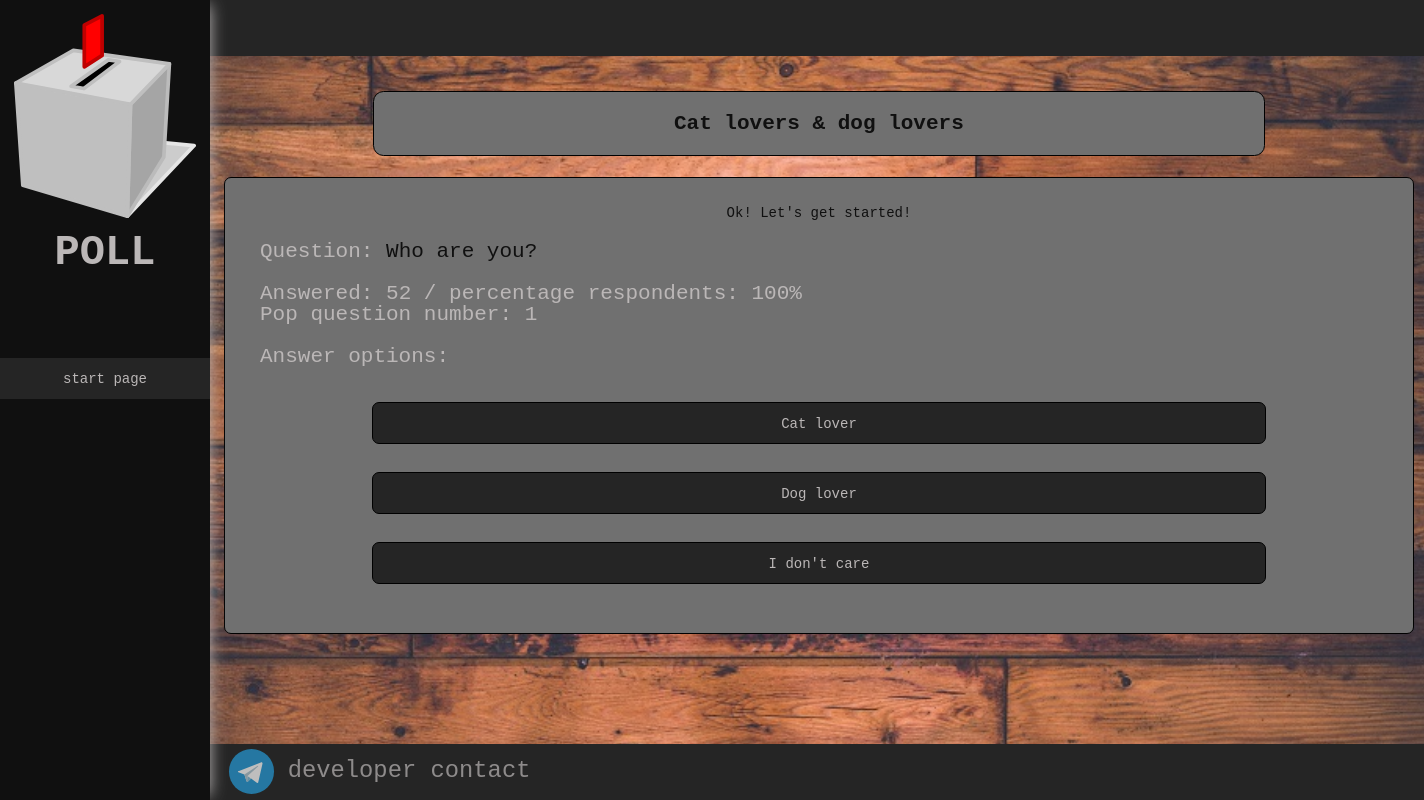
Before: /poll/?poll_pk=1&is_start=True with the older database file.
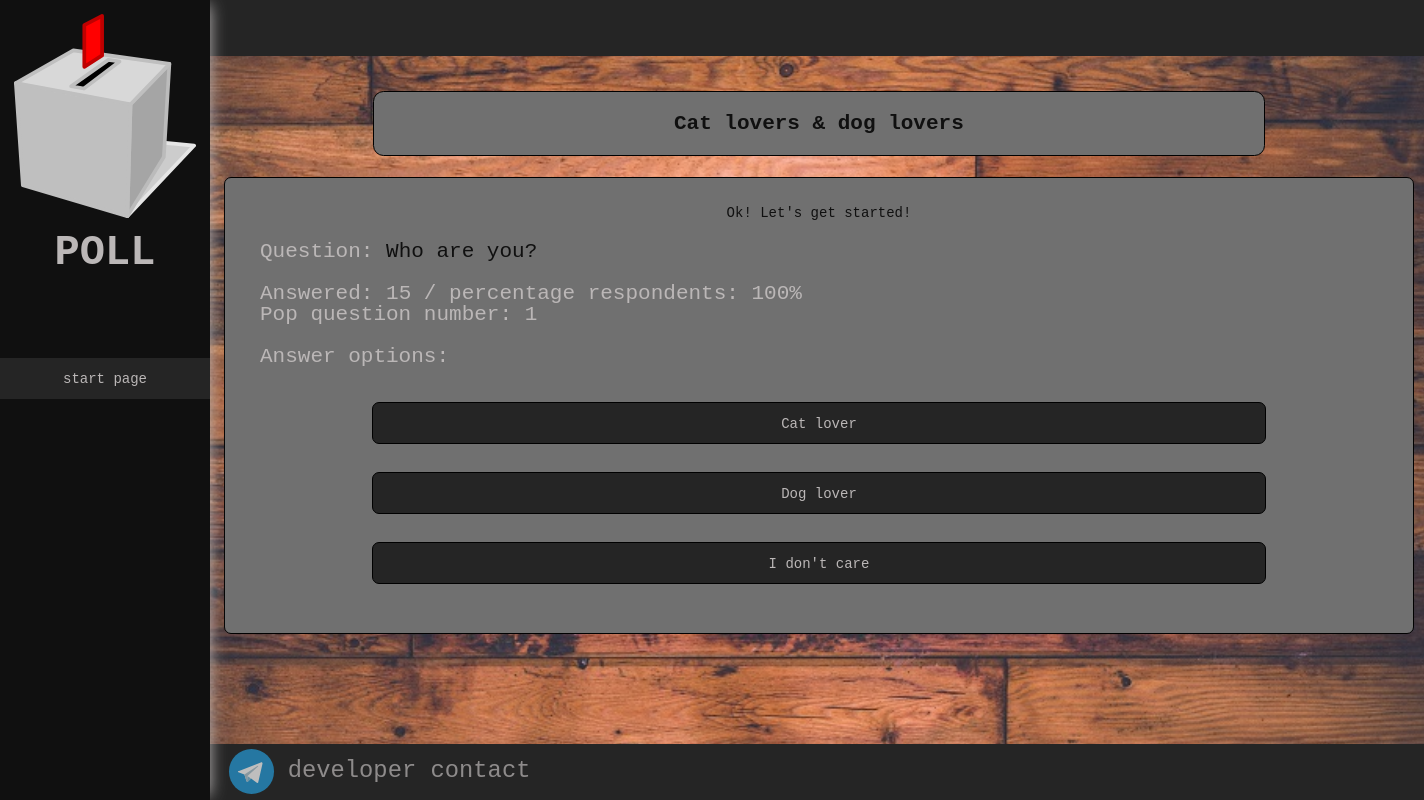
After: the same page with the newer database file.
### polls/models.py (models this page shows, shortened)
class Poll(models.Model):
    subject = models.CharField(max_length=500)
    description = models.TextField()
    participants = models.PositiveIntegerField(default=0)

class Question(models.Model):
    context = models.TextField()
    poll = models.ForeignKey(Poll, on_delete=CASCADE)
    is_start = models.BooleanField(default=False)
    participants = models.PositiveIntegerField(default=0)

class Answer(models.Model):
    context = models.TextField()
    question = models.ForeignKey(Question, on_delete=CASCADE, related_name='current_question')
    next_question = models.ForeignKey(Question, on_delete=models.CASCADE, related_name='next_question', **NULLABLE)
    participants = models.PositiveIntegerField(default=0)

### polls/views.py (the view)
# urls.py: path('poll/', views.poll, name='poll'),
def poll(request):
    current_poll_pk = request.GET.get('poll_pk')
    current_poll = Poll.objects.get(pk=current_poll_pk)
    if request.GET.get('is_start'):
        create_session(current_poll)
    session_data = handle_session_data(request)
    if session_data['next_question_pk']:
        message = NEXT_QUESTION_MESSAGE
        question = Question.objects.get(pk=session_data['next_question_pk'])
        answers = Answer.objects.filter(question=question)
    elif session_data['is_start']:
        message = FIRST_QUESTION_MESSAGE
        question = Question.objects.filter(poll=current_poll, is_start=True).first()
        answers = Answer.objects.filter(question=question)
    else:
        message = COMPLETED_SURVEY_MESSAGE
        question = None
        answers = None
    question_statistics = None
    if question:
        question_statistics = poll_session.session.get_question_statistics(question)
    question_numbers = poll_session.session.get_questions_numbers()
    question_pk = -1
    if question:
        question_pk = question.pk
    context = {
        'title': 'poll',
        'poll': current_poll,
        'question': question,
        'answers': answers,
        'message': message,
        'statistics': question_statistics,
        'question_pk': question_pk,
        'question_numbers': question_numbers,
    }
    return render(request, 'polls/poll.html', context)

### polls/poll_session/poll_session.py (called while the page is built)
    def update_statistic(self, question_pk, answer_pk):
        if question_pk:
            self.questions[question_pk] = self.questions.get(question_pk, 0) + 1
        if answer_pk:
            self.answers[answer_pk] = self.answers.get(answer_pk, 0) + 1

    def get_question_statistics(self, question):
        percentage_poll_participants = 0
        if self.poll.participants and question.participants:
            percentage_poll_participants = int((100 / self.poll.participants) * question.participants)
        return {
            'poll_participants': self.poll.participants,
            'question_participants': question.participants,
            'percentage_poll_participants': percentage_poll_participants,
        }

    def get_questions_numbers(self):
        questions = Question.objects.filter(poll=self.poll).order_by('-participants')
        numbers = {}
        prev_question = None
        prev_number = 1
        for question in questions:
            if prev_question and question.participants == prev_question.participants:
                numbers[question.pk] = prev_number
            elif prev_question and question.participants != prev_question.participants:
                numbers[question.pk] = prev_number + 1
                prev_question = question
                prev_number += 1
            else:
                numbers[question.pk] = prev_number
                prev_question = question
        return numbers

### polls/templatetags/site_sections_tags.py (called while the page is built)
@register.simple_tag()
def get_site_sections():
    return SITE_SECTIONS

### polls/views.py (called while the page is built)
def create_session(current_poll):
    poll_session.session = poll_session.PollSession(current_poll)

def handle_session_data(request):
    session_data = {'question_pk': request.GET.get('question_pk'),
                    'answer_pk': request.GET.get('answer_pk'),
                    'is_start': request.GET.get('is_start'),
                    'next_question_pk': request.GET.get('next_question'),
                    }
    poll_session.session.update_statistic(session_data['question_pk'], session_data['answer_pk'])
    return session_data

### polls/templates/polls/poll.html (shortened to what this page needs)
{% extends 'base.html' %}
{% load static %}
{% block style %}
<link rel="stylesheet" href="{% static 'css/button.css' %}">
<link rel="stylesheet" href="{% static 'css/poll.css' %}">
{% endblock %}
{% block content %}
    <div class="main-content">
        <div class="poll-subject block-border">{{ poll.subject }}</div>
        <div class="question-block block-border">
            {% if message %}
                <div class="survey-message">{{ message }}</div>
            {% endif %}
            {% if question %}
                <div class="question">
                    Question: <span class="question-context">{{ question.context }}</span><br><br>
                    <span class="statistics">
                        {% if statistics.poll_participants == 0 %}
                            <div class="statistics-message">You are the first participant in this survey</div>
                        {% elif statistics.question_participants == 0 %}
                            <div class="statistics-message">No one has answered this question yet</div>
                        {% else %}
                            <div class="statistics-message">
                                Answered: {{ question.participants }} /
                                percentage respondents: {{ statistics.percentage_poll_participants }}%
                            </div>
                            <div class="question-number">
                                {% for question_id, question_data in question_numbers.items %}
                                    {% if question_id == question_pk %}
                                        Pop question number: {{ question_data }}
                                    {% endif %}
                                {% endfor %}
                            </div>
                        {% endif %}
                    </span>
                </div>
            {% else %}
                <a href="{% url 'polls:show_results' %}" class="send-results-button button">SAVE RESULTS</a>
            {% endif %}
            <div class="answers-block">
                {% if question %}
                    <div class="answers-block-label">Answer options:</div>
                {% endif %}
                {% for answer in answers %}
                    <div class="answer-choice">
                        <div class="answer-button button"
                        data-next-question="{{ answer.next_question.id }}"
                        data-answer-pk="{{ answer.pk }}"
                        data-question-pk="{{ question.pk }}">{{ answer.context }}</div>
                    </div>
                {% endfor %}
            </div>
        </div>
    </div>
{% endblock %}

### templates/base.html (shortened to what this page needs)
{% load static %}
{% load site_sections_tags %}
<!DOCTYPE html>
<html lang="en">
<head>
    <link rel="stylesheet" href="{% static 'css/null_style.css' %}">
    <link rel="stylesheet" href="{% static 'css/base.css' %}">
    {% block style %}{% endblock %}
</head>
<body>
    <div class="base-field">
        <div class="left-bar">
            <img class="logo" src="{% static 'img/logo.svg' %}">
            <h1 class="page-title">{{ title|upper }}</h1>
            {% get_site_sections as sections %}
            {% for section in sections %}
                {% if section.name == title %}
                    <div class="current-section">{{ section.name }}</div>
                {% else %}
                    <a class="section-button" href="{% url section.url %}">{{ section.name }}</a>
                {% endif %}
            {% endfor %}
        </div>
        <div class="main-field ">
            <div class="header"></div>
            {% block content %}{% endblock %}
            <div class="footer">
                <div class="developer-contact">
                    <a href="https://t.me/elcapitansmetankins" target="_blank">
                        <img class="logo-telegram" src="{% static 'img/logo-telegram.svg' %}" alt="logo Telegram">
                    </a>
                    <a href="https://t.me/elcapitansmetankins" target="_blank">
                        <div class="developer-contact-text">developer contact</div>
                    </a>
                </div>
            </div>
        </div>
    </div>
</body>
</html>

### static/css/null_style.css (style rules this page uses)
* { padding: 0; margin: 0; border: 0; }
*,*:before,*:after { -moz-box-sizing: border-box; -webkit-box-sizing: border-box; box-sizing: border-box; }
html,body { height: 100%; width: 100%; font-size: 100%; line-height: 1; font-size: 14px; -ms-text-size-adjust: 100%; -moz-text-size-adjust: 100%; -webkit-text-size-adjust: 100%; }
a,a:visited { text-decoration: none; }
img { vertical-align: top; }
h1,h2,h3,h4,h5,h6 { font-size: inherit;font-weight: 400; }

### static/css/base.css (style rules this page uses)
body { font-family: monospace; color: #bbb7b7; background: grey; background-position: center; background-attachment: fixed; background-size: 110%; background-image: url('../img/back_min.jpg'); }
.base-field { display: flex; }
.left-bar { text-align: center; width: 15em; height: 100vh; background: #101010; position: fixed; z-index: 3; box-shadow: 5px 0 15px -5px #bbb7b7; }
.logo { margin: 1em; width: 13em; }
.page-title { font-size: 3em; font-weight: bold; margin-bottom: 2em; }
.section-button { display: block; width: 100%; height: 3em; text-align: center; color: #bbb7b7; border-bottom: solid 1px #101010; background-color: #252525; padding-top: 1em; font-size: 1em; transition: font-size 200ms linear; }
.main-field { display: flex; width: 100vw; flex-direction: column; padding-left: 15em; }
.header, .footer { width: 100%; height: 4em; position: fixed; background: #252525; }
.footer { bottom: 0; padding-top: 0.2em; padding-left: 1.2em; }
.developer-contact { display: flex; opacity: 0.7; transition: opacity 200ms linear; }
.logo-telegram { width: 3.5em; }
.developer-contact-text { font-size: 1.7em; padding: 0.5em; color: #bbb7b7; }
.block-border { padding: 1em; min-height: 3em; border: solid 1px #000; border-radius: 0.5em; background-color: #707070; }

### static/css/button.css (style rules this page uses)
.button { color: #bbb7b7; display: block; margin: 1em auto; width: 80%; min-height: 3em; border: solid 1px #000; border-radius: 0.5em; background-color: #252525; }
a.button, div.button, label { text-align: center; padding-top: 1em; }

### static/css/poll.css (style rules this page uses)
.main-content { margin: 1em; width: 98%; }
.answer-button { cursor: pointer; }
.poll-subject { width: 42.5em; margin: 1em auto; text-align: center; font-size: 1.5em; font-weight: bold; color: #101010; }
.question-block { margin: 1em auto; width: 85em; position: relative; }
.survey-message { text-align: center; color: #101010; margin: 1em; }
.question { margin: 1em; font-size: 1.5em; }
.question-context { color: #101010; }
.answers-block { margin: 1.5em; }
.answers-block-label { font-size: 1.5em; margin-bottom: 1em; }
.answer-choice { display: flex; justify-content: }

Changed rows visible on the page:
changed Question "Who are you?": participants "52" → "15"
